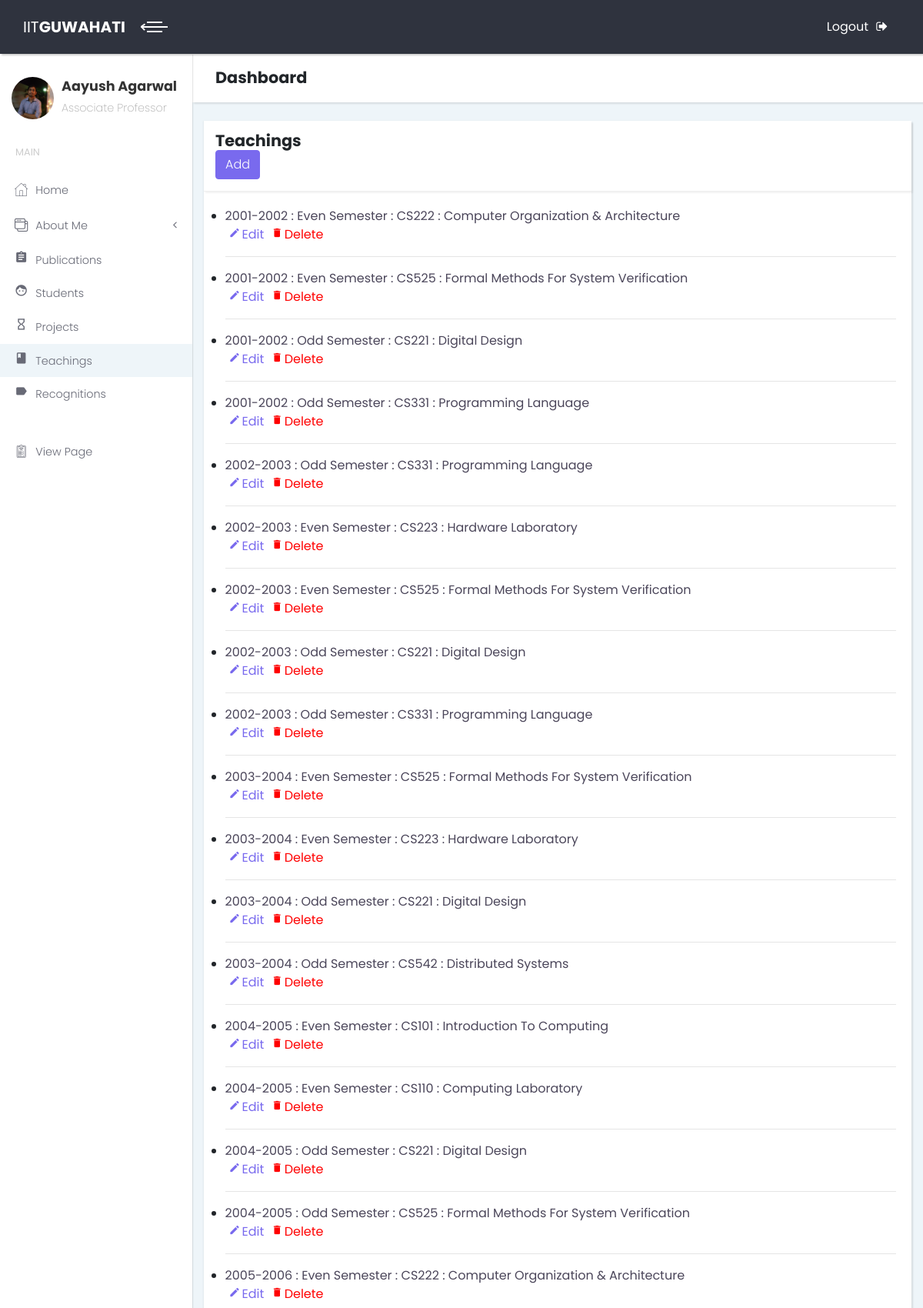
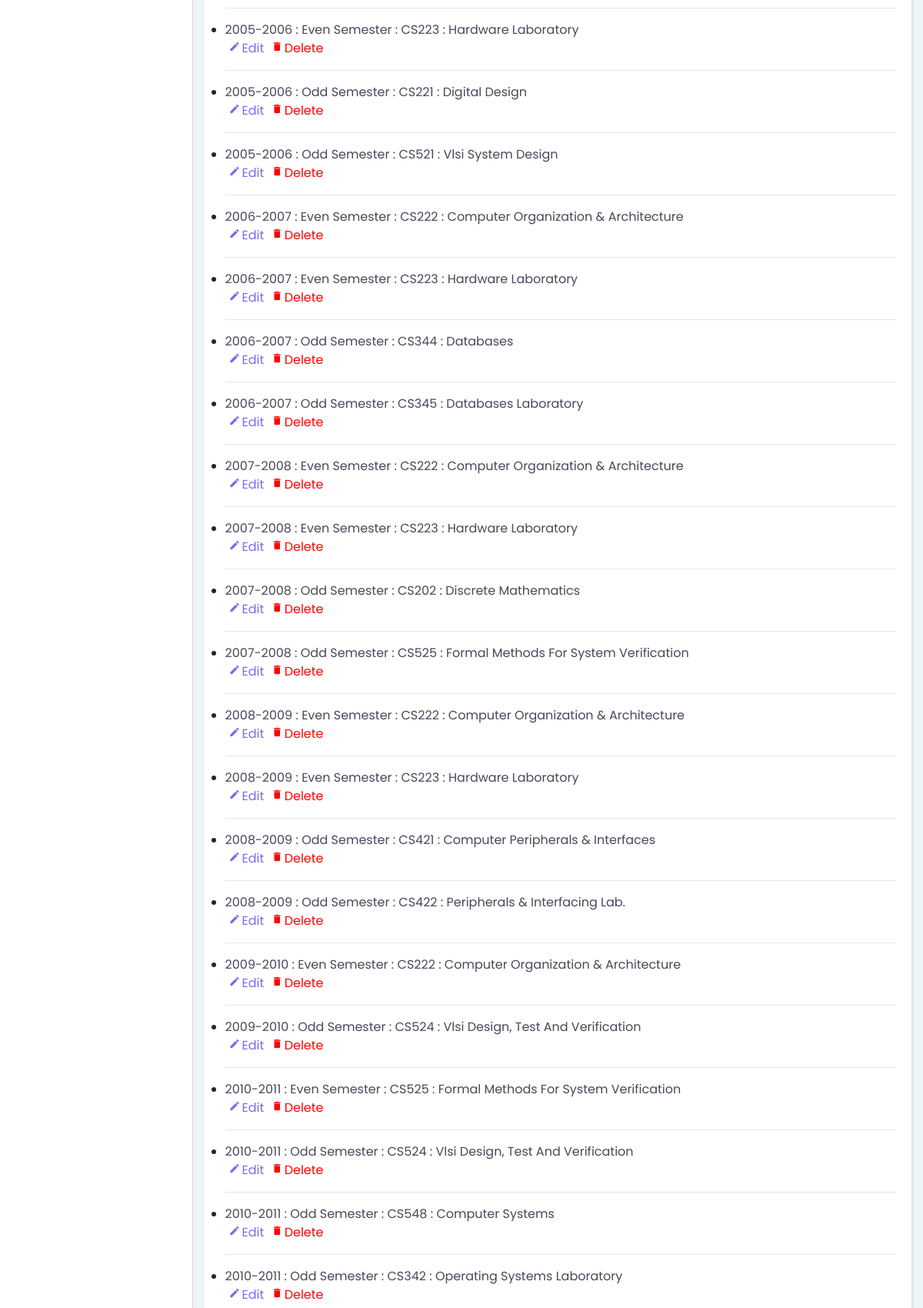
The app's page /test/teaching/ (signed in, upper part) with its own data (2 pictures, top to bottom).
### details/models.py (models this page shows, shortened)
class ProfileDetails(models.Model):
    username = models.OneToOneField(User, on_delete=models.CASCADE, primary_key=True)
    name = models.CharField(max_length=255)
    designation = models.CharField(max_length=255)
    department = models.CharField(max_length=128)
    institute = models.CharField(max_length=255)
    office = models.CharField(max_length=255)
    email = models.EmailField()
    phone = models.IntegerField()
    date_of_birth = models.DateField()
    research_interest = models.TextField()
    profile_pic = models.ImageField(upload_to='photos/', blank=True, null=True)
    profile_page = models.CharField(blank=True, max_length=1000)

class TeachingDetails(models.Model):
    username = models.ForeignKey(User, on_delete=models.CASCADE)
    year=models.CharField(max_length=255, choices=YEAR_CHOICES)
    semester = models.CharField(max_length=255, choices=SEM_CHOICES)
    course_name = models.CharField(max_length=255)
    course_description = models.TextField(max_length=255)

### details/views.py (the view)
@login_required
def Teaching(request):
    user_name = request.user.username
    try:
        users = TeachingDetails.objects.order_by('year').filter(username__username=user_name)
    except ObjectDoesNotExist:
        return redirect('/test/teaching/create')
    try:
        profile = ProfileDetails.objects.get(username__username=request.user.username)
    except ProfileDetails.DoesNotExist:
        profile=None
    context={
        'users':users,
        'profile':profile,
    }
    return render(request, 'teaching.html', context)

### details/templates/teaching.html (shortened to what this page needs)
{% extends "dashboard.html" %}
{% block name %}
<h2><span style="padding-right: 867px">Teachings</span>
  <a href = "{% url 'details:teaching' %}add" style="">
    <button type="button" class="btn btn-primary" name="button">Add</button>
  </a>
</h2>
{% endblock %}
{% block content %}
    <ul>
    {% for sub in users %}
      <li>
        <span id="list">{{sub.year}} : {{sub.semester}} : {{sub.course_name}} : {{sub.course_description}}</span>
      </li>
      <a href="{% url 'details:teaching_edit' pk=sub.pk %}">
      <i class="material-icons" id="icon">mode_edit</i>Edit
      </a>
      <a href="{% url 'details:teaching_delete' pk=sub.pk %} " style="color:red">
        <i class="material-icons" id="icon">delete</i>Delete
      </a>
      <hr>
    {% endfor %}
  </ul>
{% endblock %}

### templates/dashboard.html (shortened to what this page needs)
<!DOCTYPE html>
{% load staticfiles %}
<html>
<head>
  <link rel="stylesheet" href="{% static "vendor/bootstrap/css/bootstrap.min.css" %}">
  <link rel="stylesheet" href="{% static "css/fontastic.css" %}">
  <link rel="stylesheet" href="{% static "vendor/font-awesome/css/font-awesome.min.css" %}">
  <link rel="stylesheet" href="{% static "css/style.default.css" %}" id="theme-stylesheet">
  <link rel="stylesheet" href="{% static "css/custom.css" %}">
  <link href="http://maxcdn.bootstrapcdn.com/font-awesome/latest/css/font-awesome.min.css" rel="stylesheet">
</head>
  <body>
    <div class="page home-page">
      <header class="header">
        <nav class="navbar">
          <div class="container-fluid">
            <div class="navbar-holder d-flex align-items-center justify-content-between">
              <div class="navbar-header">
                <a href="#" class="navbar-brand">
                  <div class="brand-text brand-big"><span>IIT</span><strong>GUWAHATI</strong></div>
                  <div class="brand-text brand-small"><strong>IITG</strong></div></a>
                <a id="toggle-btn" href="#" class="menu-btn active"><span></span><span></span><span></span></a>
              </div>
              <ul class="nav-menu list-unstyled d-flex flex-md-row align-items-md-center">
                <li class="nav-item"><a href="/users/logout" class="nav-link logout">Logout<i class="fa fa-sign-out"></i></a></li>
              </ul>
            </div>
          </div>
        </nav>
      </header>
      <div class="page-content d-flex align-items-stretch">
        <nav class="side-navbar">
          <div class="sidebar-header d-flex align-items-center">
            <div class="avatar"><img src="{{ profile.profile_pic.url }}" alt="" class="img-fluid rounded-circle"></div>
            <div class="title">
              <h1 class="h4">{{user.first_name}} {{user.last_name}}</h1>
              <p>{{profile.designation}}</p>
            </div>
          </div>
          <span class="heading">Main</span>
          <ul class="list-unstyled">
            <li class="active" id="home"> <a href="/test"><i class="icon-home"></i>Home</a></li>
            <li><a href="#dashvariants" aria-expanded="false" data-toggle="collapse"> <i class="icon-interface-windows"></i>About Me</a>
            </li>
            <li id="pub"> <a href="{% url 'details:publication' %}"><i class="material-icons">assignment</i>Publications</a></li>
            <li id="stud"> <a href="{% url 'details:students'%}"><i class="material-icons">face</i>Students</a></li>
            <li id="proj"> <a href="{% url 'details:project'%}"><i class="material-icons">hourglass_empty</i>Projects</a></li>
            <li id="teach"> <a href="{% url 'details:teaching'%}"><i <i class="material-icons">class</i>Teachings</a></li>
            <li id="recog"> <a href="{% url 'details:recognition'%}"><i class="material-icons">label</i>Recognitions</a></li>
          </ul>
            <ul class="list-unstyled">
            <li id="gen"> <a href="/profile/{{user.username}}" target='_blank'> <i class="icon-padnote"></i>View Page</a></li>
          </ul>
        </nav>
        <div class="content-inner">
          <header class="page-header">
            <div class="container-fluid">
              <h2 class="no-margin-bottom">Dashboard</h2>
            </div>
          </header>
          <br>
          <div class="col-lg-12">
            <div class="card">
              <div class="card-header d-flex align-items-center">
                {% block name %}
                {% endblock %}
              </div>
            <div class="card-body" style="padding-left:3%">
              {% block content %}
              {% endblock %}
            </div>
            </div>
          </div>
         </div>
      </div>
    </div>
  </body>
</html>

### details/templates/teaching.html (style rules this page uses)
#list { color:rgb(75,70,90); }
#icon { font-size: 15px; padding-right: 2px; padding-left: 5px; }

### records on screen
ProfileDetails: profile_pic (picture), designation "Associate Professor"
TeachingDetails: year "2001-2002", semester "Even Semester", course_name "CS222", course_description "Computer Organization & Architecture"
TeachingDetails: year "2001-2002", semester "Even Semester", course_name "CS525", course_description "Formal Methods For System Verification"
TeachingDetails: year "2001-2002", semester "Odd Semester", course_name "CS221", course_description "Digital Design"
TeachingDetails: year "2001-2002", semester "Odd Semester", course_name "CS331", course_description "Programming Language"
TeachingDetails: year "2002-2003", semester "Odd Semester", course_name "CS331", course_description "Programming Language"
TeachingDetails: year "2002-2003", semester "Even Semester", course_name "CS223", course_description "Hardware Laboratory"
TeachingDetails: year "2002-2003", semester "Even Semester", course_name "CS525", course_description "Formal Methods For System Verification"
TeachingDetails: year "2002-2003", semester "Odd Semester", course_name "CS221", course_description "Digital Design"
TeachingDetails: year "2002-2003", semester "Odd Semester", course_name "CS331", course_description "Programming Language"
TeachingDetails: year "2003-2004", semester "Even Semester", course_name "CS525", course_description "Formal Methods For System Verification"
TeachingDetails: year "2003-2004", semester "Even Semester", course_name "CS223", course_description "Hardware Laboratory"
TeachingDetails: year "2003-2004", semester "Odd Semester", course_name "CS221", course_description "Digital Design"
TeachingDetails: year "2003-2004", semester "Odd Semester", course_name "CS542", course_description "Distributed Systems"
TeachingDetails: year "2004-2005", semester "Even Semester", course_name "CS101", course_description "Introduction To Computing"
TeachingDetails: year "2004-2005", semester "Even Semester", course_name "CS110", course_description "Computing Laboratory"
TeachingDetails: year "2004-2005", semester "Odd Semester", course_name "CS221", course_description "Digital Design"
TeachingDetails: year "2004-2005", semester "Odd Semester", course_name "CS525", course_description "Formal Methods For System Verification"
TeachingDetails: year "2005-2006", semester "Even Semester", course_name "CS222", course_description "Computer Organization & Architecture"
TeachingDetails: year "2005-2006", semester "Even Semester", course_name "CS223", course_description "Hardware Laboratory"
TeachingDetails: year "2005-2006", semester "Odd Semester", course_name "CS221", course_description "Digital Design"
TeachingDetails: year "2005-2006", semester "Odd Semester", course_name "CS521", course_description "Vlsi System Design"
TeachingDetails: year "2006-2007", semester "Even Semester", course_name "CS222", course_description "Computer Organization & Architecture"
TeachingDetails: year "2006-2007", semester "Even Semester", course_name "CS223", course_description "Hardware Laboratory"
TeachingDetails: year "2006-2007", semester "Odd Semester", course_name "CS344", course_description "Databases"
TeachingDetails: year "2006-2007", semester "Odd Semester", course_name "CS345", course_description "Databases Laboratory"
TeachingDetails: year "2007-2008", semester "Even Semester", course_name "CS222", course_description "Computer Organization & Architecture"
TeachingDetails: year "2007-2008", semester "Even Semester", course_name "CS223", course_description "Hardware Laboratory"
TeachingDetails: year "2007-2008", semester "Odd Semester", course_name "CS202", course_description "Discrete Mathematics"
TeachingDetails: year "2007-2008", semester "Odd Semester", course_name "CS525", course_description "Formal Methods For System Verification"
TeachingDetails: year "2008-2009", semester "Even Semester", course_name "CS222", course_description "Computer Organization & Architecture"
TeachingDetails: year "2008-2009", semester "Even Semester", course_name "CS223", course_description "Hardware Laboratory"
TeachingDetails: year "2008-2009", semester "Odd Semester", course_name "CS421", course_description "Computer Peripherals & Interfaces"
TeachingDetails: year "2008-2009", semester "Odd Semester", course_name "CS422", course_description "Peripherals & Interfacing Lab."
TeachingDetails: year "2009-2010", semester "Even Semester", course_name "CS222", course_description "Computer Organization & Architecture"
TeachingDetails: year "2009-2010", semester "Odd Semester", course_name "CS524", course_description "Vlsi Design, Test And Verification"
TeachingDetails: year "2010-2011", semester "Even Semester", course_name "CS525", course_description "Formal Methods For System Verification"
TeachingDetails: year "2010-2011", semester "Odd Semester", course_name "CS524", course_description "Vlsi Design, Test And Verification"
TeachingDetails: year "2010-2011", semester "Odd Semester", course_name "CS548", course_description "Computer Systems"
TeachingDetails: year "2010-2011", semester "Odd Semester", course_name "CS342", course_description "Operating Systems Laboratory"

### other values on screen
{{ user.first_name }} "Aayush"
{{ user.last_name }} "Agarwal"
